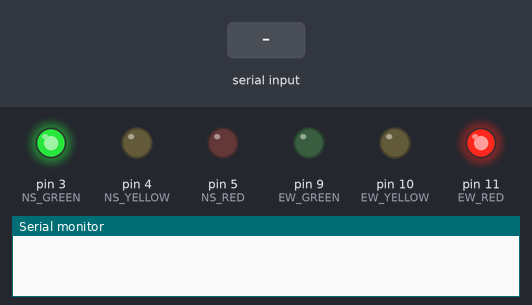
The sketch below on a simulated Arduino Uno, built with avr-gcc and run on an emulated ATmega328P. Parts: output pins drawn as LEDs (lit = HIGH), the last lines printed to the serial monitor. The inputs (shaded band) are chosen by the test bench.

Above: at 1.2 s.
1.3 s: "FORCE:\n" received over Serial
2.8 s: "SET:\n" received over Serial
4.3 s: "STATUS\n" received over Serial
At 31.7 s:
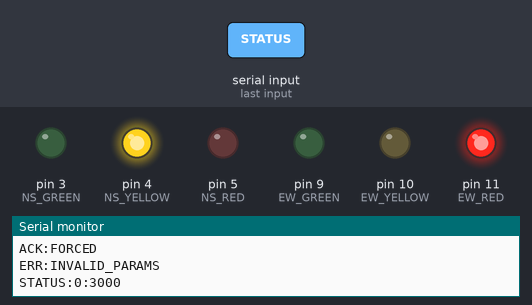
At 35.9 s:
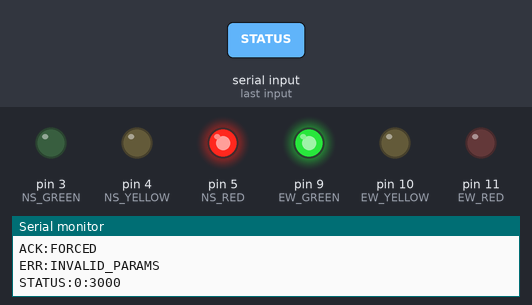
Timing chart, 0 to 36.8 s (numbered marks = the images above; inputs shaded):
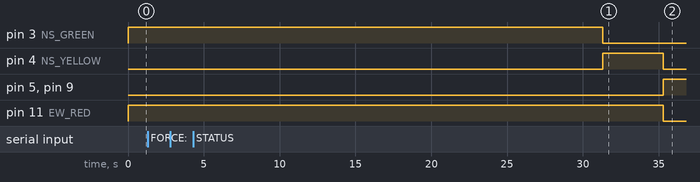

The sketch:

traffic_light.ino
```cpp
// hardware/arduino/traffic_light.ino
// Giao thuc: "SET:gns:yns:gew:yew\n"  -->  "ACK:OK\n"
//            "FORCE:0\n" (0=NS_GO, 1=Yellow, 2=EW_GO, 3=Yellow) -> Ép phase

const int NS_GREEN = 3, NS_YELLOW = 4, NS_RED = 5;
const int EW_GREEN = 9, EW_YELLOW = 10, EW_RED = 11;

enum Phase { NS_GO, NS_YELLOW_PH, EW_GO, EW_YELLOW_PH };
Phase currentPhase = NS_GO;
int greenNS = 30, yellowNS = 4, greenEW = 30, yellowEW = 4;
unsigned long phaseStart = 0;

void setPhase(Phase p) {
  digitalWrite(NS_GREEN, 0); digitalWrite(NS_YELLOW, 0); digitalWrite(NS_RED, 0);
  digitalWrite(EW_GREEN, 0); digitalWrite(EW_YELLOW, 0); digitalWrite(EW_RED, 0);

  switch (p) {
    case NS_GO:
      digitalWrite(NS_GREEN, 1); digitalWrite(EW_RED, 1); break;
    case NS_YELLOW_PH:
      digitalWrite(NS_YELLOW, 1); digitalWrite(EW_RED, 1); break;
    case EW_GO:
      digitalWrite(EW_GREEN, 1); digitalWrite(NS_RED, 1); break;
    case EW_YELLOW_PH:
      digitalWrite(EW_YELLOW, 1); digitalWrite(NS_RED, 1); break;
  }
}

void setup() {
  Serial.begin(9600);
  pinMode(NS_GREEN, OUTPUT); pinMode(NS_YELLOW, OUTPUT); pinMode(NS_RED, OUTPUT);
  pinMode(EW_GREEN, OUTPUT); pinMode(EW_YELLOW, OUTPUT); pinMode(EW_RED, OUTPUT);
  setPhase(currentPhase);
  phaseStart = millis();
}

void loop() {
  if (Serial.available()) {
    String cmd = Serial.readStringUntil('\n');
    cmd.trim();

    if (cmd.startsWith("FORCE:")) {
      int p = cmd.substring(6).toInt();
      if(p >= 0 && p <= 3) {
        currentPhase = (Phase)p;
        setPhase(currentPhase);
        phaseStart = millis(); // Reset timer đếm ngược
        Serial.println("ACK:FORCED");
      }
    }
    else if (cmd.startsWith("SET:")) {
      int vals[4];
      int idx = 0;
      String s = cmd.substring(4);
      while (s.length() > 0 && idx < 4) {
        int sep = s.indexOf(':');
        if (sep < 0) {
          vals[idx++] = s.toInt();
          break;
        } else {
          vals[idx++] = s.substring(0, sep).toInt();
          s = s.substring(sep + 1);
        }
      }

      if (idx == 4) {
        greenNS = vals[0]; yellowNS = vals[1];
        greenEW = vals[2]; yellowEW = vals[3];
        Serial.println("ACK:OK");
      } else {
        Serial.println("ERR:INVALID_PARAMS");
      }
    }
    else if (cmd == "STATUS") {
      Serial.print("STATUS:");
      Serial.print(currentPhase);
      Serial.print(":");
      Serial.println(millis() - phaseStart);
    }
  }

  // Tự động đếm ngược nội bộ (Failsafe)
  unsigned long elapsed = (millis() - phaseStart) / 1000UL;
  int durations[] = {greenNS, yellowNS, greenEW, yellowEW};
  if (elapsed >= (unsigned long)durations[currentPhase]) {
    currentPhase = (Phase)((currentPhase + 1) % 4);
    setPhase(currentPhase);
    phaseStart = millis();
  }
}
```
